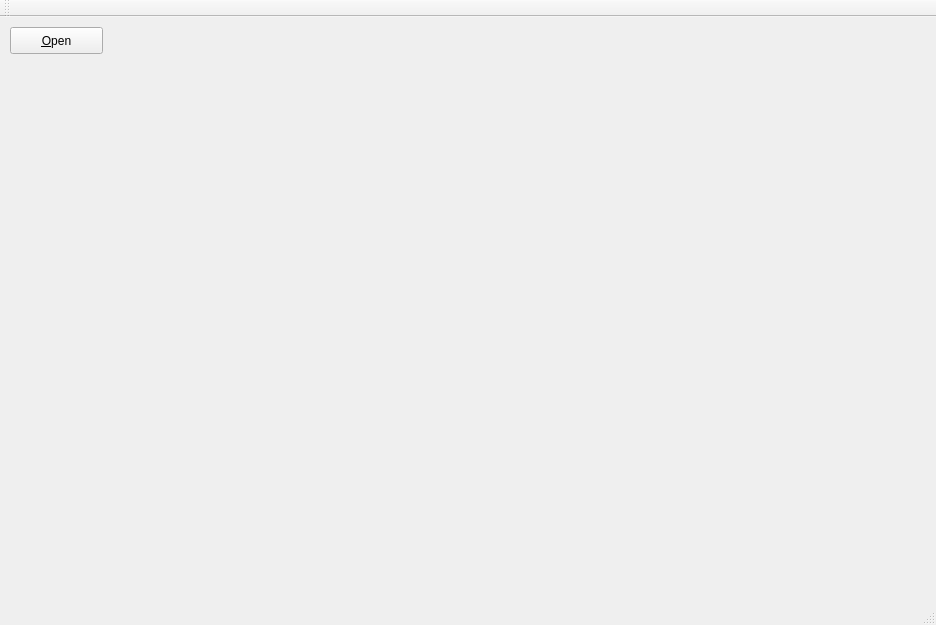
<?xml version="1.0" encoding="UTF-8"?>
<ui version="4.0">
 <class>MainWindow</class>
 <widget class="QMainWindow" name="MainWindow">
  <property name="geometry">
   <rect>
    <x>0</x>
    <y>0</y>
    <width>936</width>
    <height>625</height>
   </rect>
  </property>
  <property name="windowTitle">
   <string>MainWindow</string>
  </property>
  <widget class="QWidget" name="centralWidget">
   <widget class="QPushButton" name="pushButton">
    <property name="geometry">
     <rect>
      <x>10</x>
      <y>10</y>
      <width>93</width>
      <height>27</height>
     </rect>
    </property>
    <property name="text">
     <string>&amp;Open</string>
    </property>
   </widget>
   <widget class="QLabel" name="label">
    <property name="geometry">
     <rect>
      <x>1</x>
      <y>34</y>
      <width>411</width>
      <height>251</height>
     </rect>
    </property>
    <property name="sizePolicy">
     <sizepolicy hsizetype="Ignored" vsizetype="Ignored">
      <horstretch>0</horstretch>
      <verstretch>0</verstretch>
     </sizepolicy>
    </property>
    <property name="text">
     <string/>
    </property>
   </widget>
  </widget>
  <widget class="QMenuBar" name="menuBar">
   <property name="geometry">
    <rect>
     <x>0</x>
     <y>0</y>
     <width>936</width>
     <height>22</height>
    </rect>
   </property>
  </widget>
  <widget class="QToolBar" name="mainToolBar">
   <attribute name="toolBarArea">
    <enum>TopToolBarArea</enum>
   </attribute>
   <attribute name="toolBarBreak">
    <bool>false</bool>
   </attribute>
  </widget>
  <widget class="QStatusBar" name="statusBar"/>
 </widget>
 <layoutdefault spacing="6" margin="11"/>
 <resources/>
 <connections/>
</ui>
